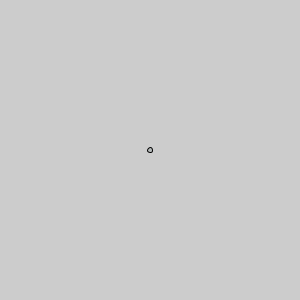
Frame 1 (no input)
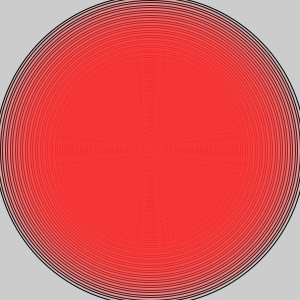
Frame 60 (the mouse pressed at the canvas centre just before this capture)
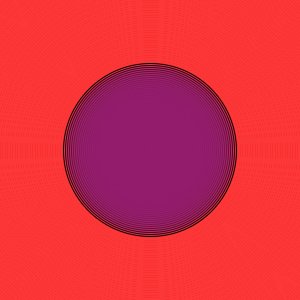
Frame 120 (the mouse held since frame 60 and released just before this capture)

The Processing sketch that drew these frames (run headless with seeded random() and noise(); from frame 60 on, the mouse is pressed at the canvas centre):

// Processing sketch: processing_79795
// ── processing_79795.pde

int diameter = 5;
int x=5;
int y=5;
int c=5;

void setup()
{
size(300,300);
frameRate(60);}
void draw()

{
fill(diameter,50,50,30);
ellipse(150,150,diameter,diameter);
diameter = diameter + 10;
if(diameter>30){
diameter=diameter-5;
}
if(diameter>400){
  fill(50,10,x,30);
  ellipse(150,150,x,x);
  x=x+4;}
  
if(x>400){
  fill(0,10,150,30);
  ellipse(150,150,y,y);
  y=y+3;}

if(y>400){
  fill(0,0,0,30);
  ellipse(150,150,c,c);
  c=c+2;}
if(c>400){
  diameter=5;
  x=5;
  y=5;
  c=5;}
}
